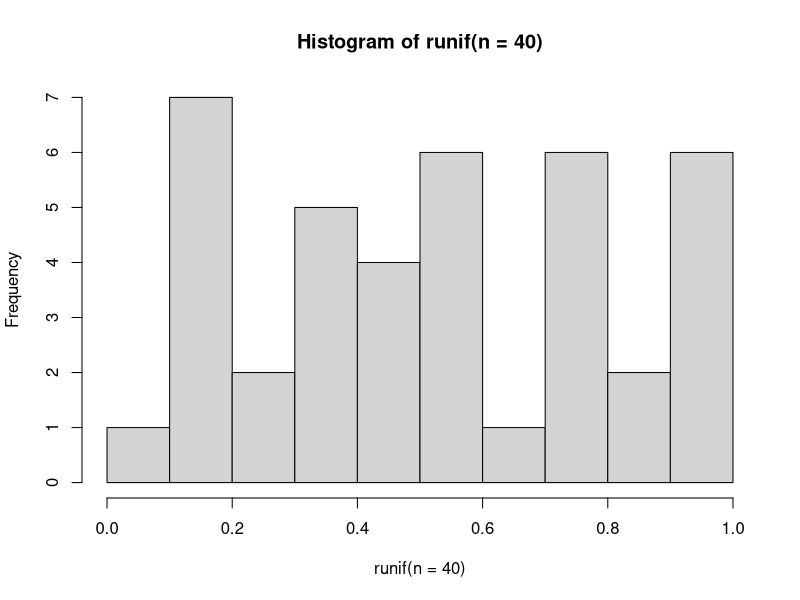
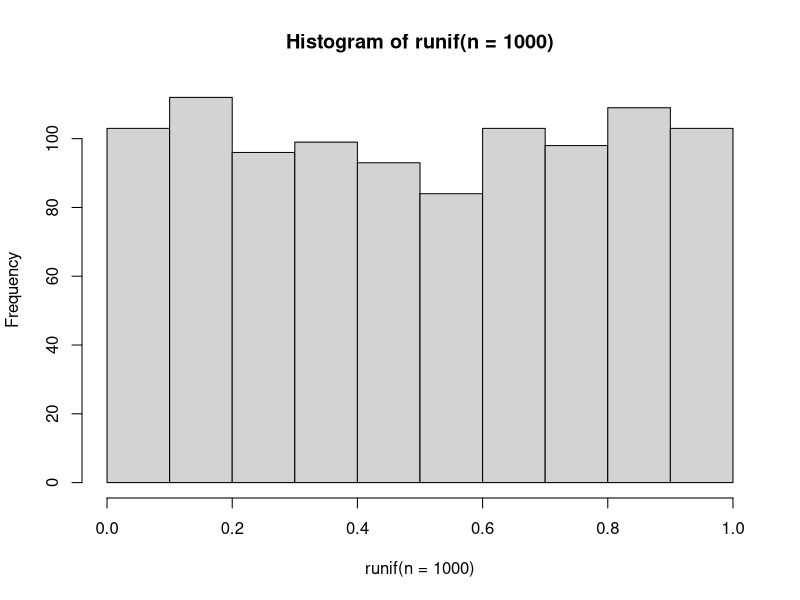
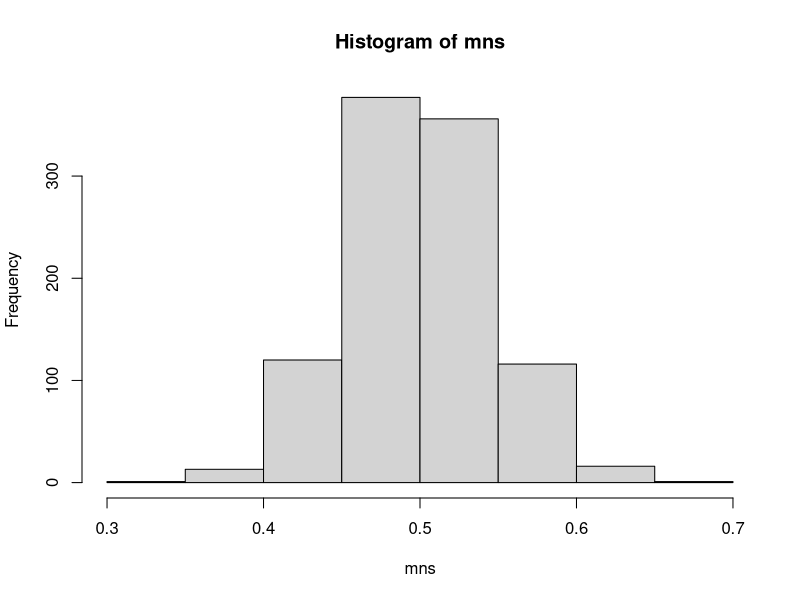
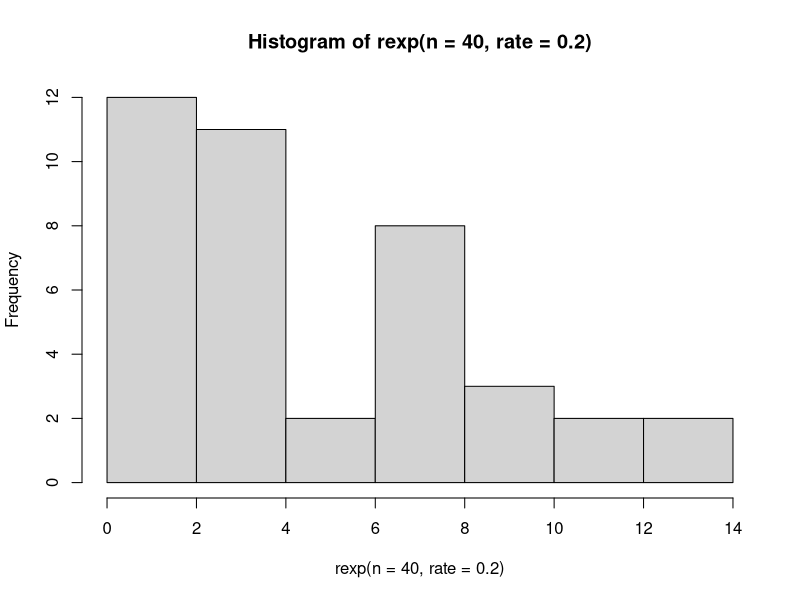
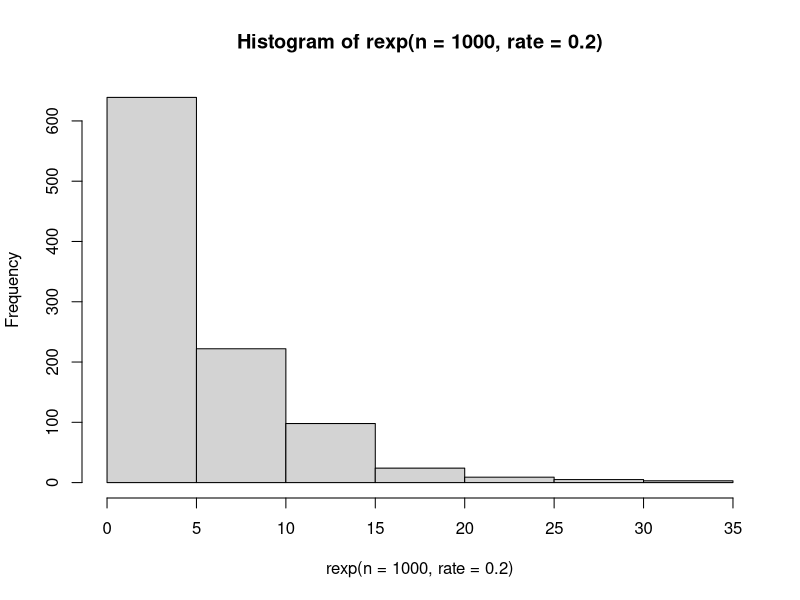
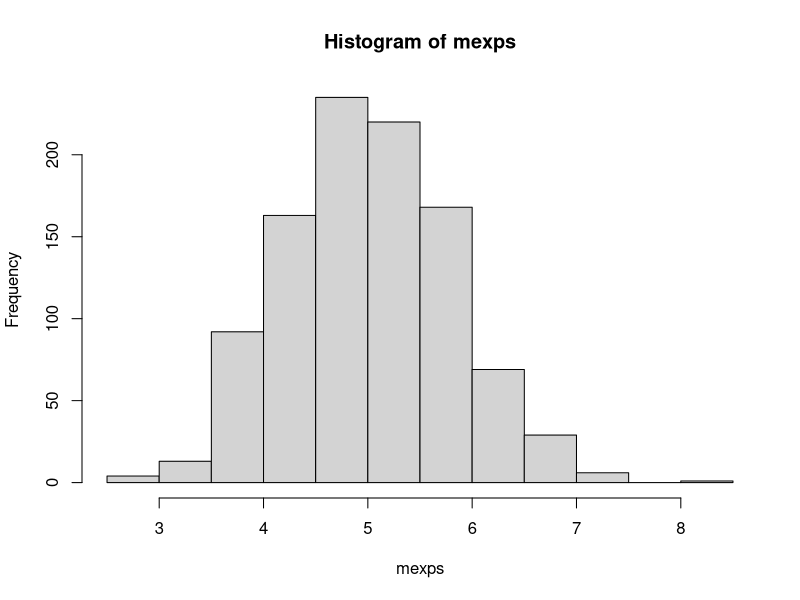

The R source for these figures, in order:
### 1000 collections of runifs
hist(runif(n = 40))
hist(runif(n = 1000))

## 1000 collections of averages of 40 runifs
mns = NULL
for (i in 1 : 1000) {
      mns = c(mns, mean(runif(40)))
}      
hist(mns)



## Project ################################################################################
## 40 random exponentials (with rate = 2)
hist(rexp(n = 40, rate = 0.2))
## 1000 random exponentials (with rate = 2)
hist(rexp(n = 1000, rate = 0.2))

## 1000 collections of averages of 40 random exponentials 
mexps <- NULL
for (i in 1 : 1000) {
    mexps <- c(mexps, mean(rexp(n = 40, rate = 0.2))) 
}    
hist(mexps)
